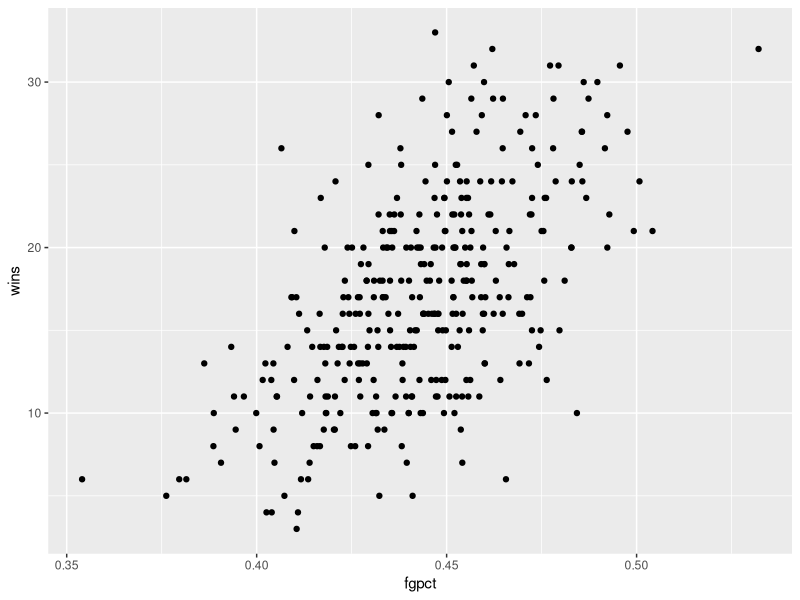
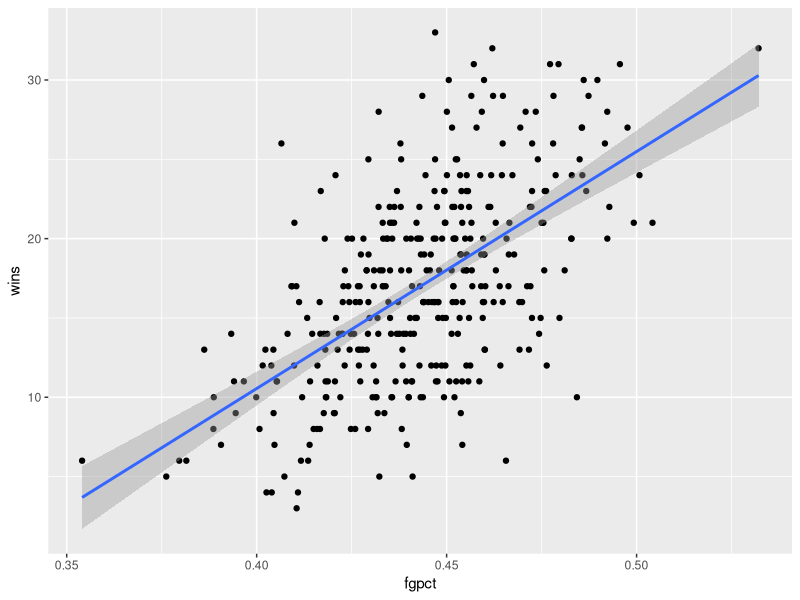

R code for these plots, in order:
## ---- chunk 1
library(tidyverse)
## ---- chunk 2
logs <- read_csv("data/logs19.csv")
## ---- chunk 3
winlosslogs <- logs %>% mutate(winloss = case_when(
  grepl("W", W_L) ~ 1, 
  grepl("L", W_L) ~ 0)
)
## ---- chunk 4
winlosslogs %>% 
  group_by(Team) %>%
  summarize(
    wins = sum(winloss),
    totalFGAttempts = sum(TeamFGA),
    totalFG = sum(TeamFG)
  ) %>%
  mutate(fgpct = totalFG/totalFGAttempts) -> fgmodel
## ---- chunk 5
ggplot(fgmodel, aes(x=fgpct, y=wins)) + geom_point()
## ---- chunk 6
ggplot(fgmodel, aes(x=fgpct, y=wins)) + geom_point() + geom_smooth(method=lm, se=TRUE)
## ---- chunk 7
fit <- lm(wins ~ fgpct, data = fgmodel)
summary(fit)
